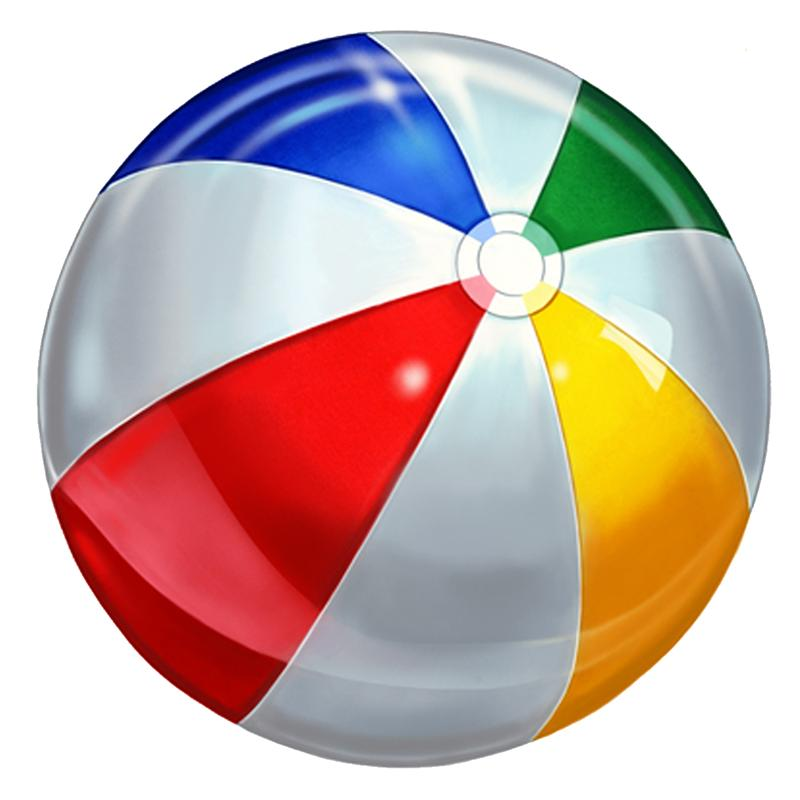
%> input picture Exercise 2/Pics and Videos/Initial/ball.jpg, 800 x 800 px
$ octave er7_final.m   (GNU Octave 9; MATLAB toolbox functions it lacks are replaced by stand-ins)
%> lines starting %> are read from the running program, lines starting %| are printed output that depends on the picture; in (x1, y1, x2, y2) boxes, pixels count from 0 and x2, y2 are one past the last pixel; in counts of white or black regions, pixels touching at a corner belong together; the program's own positions count from 1
clc; clear; close all;

% === Load Images ===
ball = im2double(imread('ball.jpg'));            % Ball image
ball_mask = im2double(rgb2gray(imread('ball_mask.jpg'))); % Mask (grayscale)
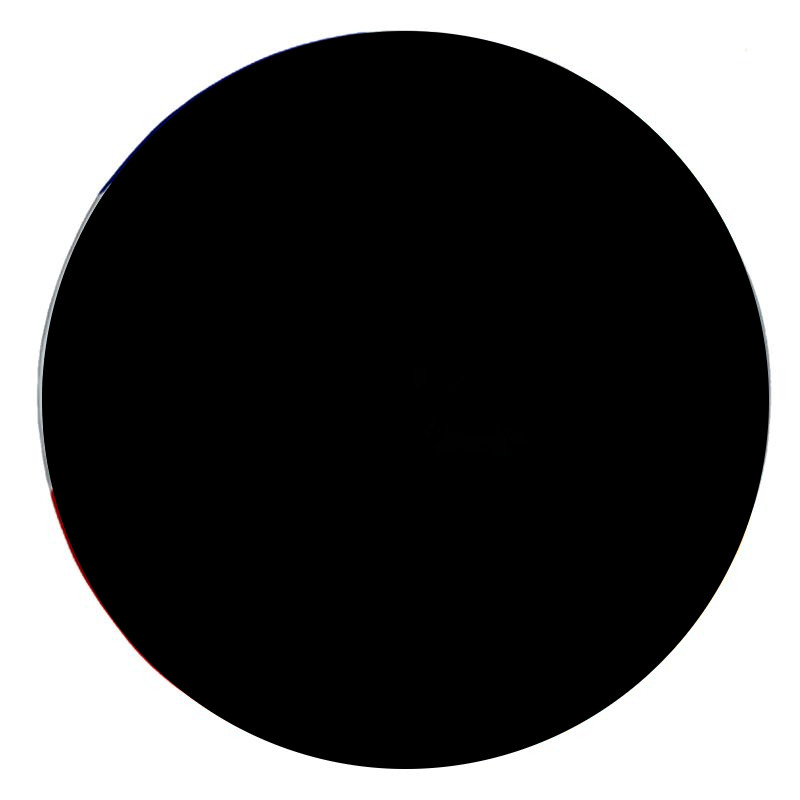
%> input picture Exercise 2/Pics and Videos/Initial/ball_mask.jpg, 800 x 800 px
%> ball_mask: size 800x800 double; min 0, max 1, mean 0.339
beach = im2double(imread('beach.jpg'));          % Background
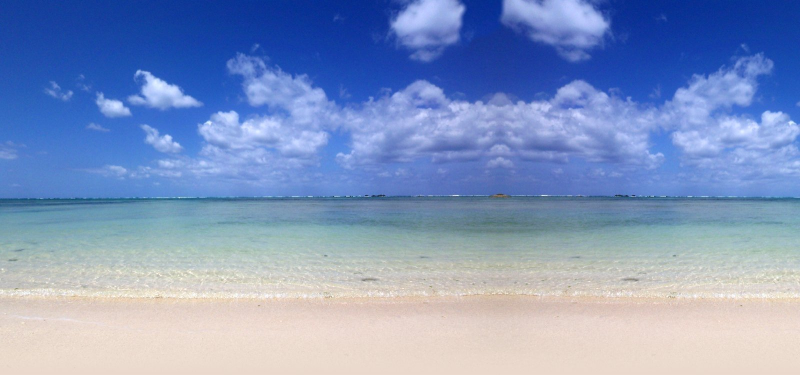
%> input picture Exercise 2/Pics and Videos/Initial/beach.jpg, 1600 x 749 px (shown at 1/2 size)

% === Invert the mask for direct blending ===
ball_mask = ~ball_mask;
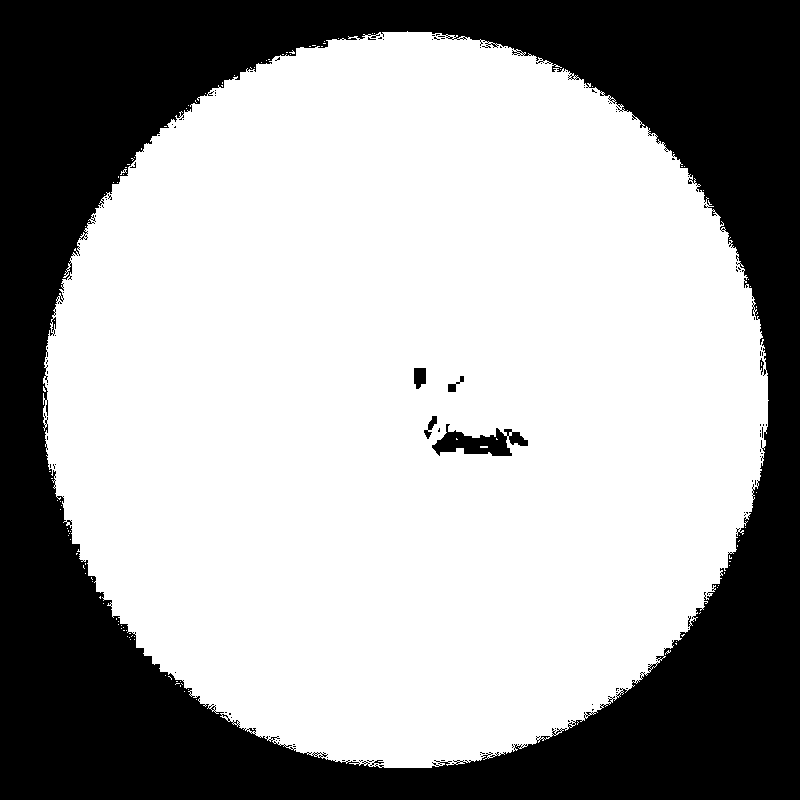
%> ball_mask: size 800x800 logical; 64.5% white; 114 black regions (107 under 20 px), largest, box (x1, y1, x2, y2) and area: (0, 0, 800, 800) 224867, (432, 424, 528, 456) 1547, (414, 368, 426, 389) 214

% === Parameters ===
fps = 30;                      % Frames per second
duration = 10;                 % Animation duration (seconds)
total_frames = fps * duration; % Total number of frames
ball_size = 150;               % Ball size
pad = 50;                      % Padding for rotation edge issues
initial_height = 300;          % Initial bounce height
num_bounces = 8;               % Number of bounces
decay_factor = 0.65;           % Height decay per bounce
rotation_speed = 90 / fps;    % Rotation increment per frame (degrees)

% === Resize Images ===
ball = imresize(ball, [ball_size ball_size]);
%> ball: size 150x150x3 double
ball_mask = imresize(ball_mask, [ball_size ball_size]);
%> ball_mask: size 150x150 logical; 64.4% white; 5 black regions (3 under 20 px), largest, box (x1, y1, x2, y2) and area: (0, 0, 150, 150) 7923, (80, 78, 99, 86) 64

% Add padding to ball and mask
padded_ball = padarray(ball, [pad pad 0], 0, 'both');
padded_mask = padarray(ball_mask, [pad pad], 0, 'both');
%> padded_mask: size 250x250 logical; 23.2% white; 1 white region, box (x1, y1, x2, y2) and area: (58, 56, 194, 194) 14500

% Get scene size
[sceneH, sceneW, ~] = size(beach);
%> sceneH = 749; sceneW = 1600
start_x = 100;
end_x = sceneW - 200;
%> end_x = 1400
ground_y = sceneH - 150;
%> ground_y = 599

% === Video Writer Setup ===
outputVideo = VideoWriter('ball_bounce.avi');
outputVideo.FrameRate = fps;
open(outputVideo);

% === Animation Loop ===
for frame = 1:total_frames
    % Copy the background frame
    current_frame = beach;

    % Horizontal movement
    x = start_x + (end_x - start_x) * (frame / total_frames);

    % Bounce height calculation (sinusoidal with decay)
    time_per_bounce = duration / num_bounces;
    local_time = mod((frame / fps), time_per_bounce);
    current_bounce = floor((frame / fps) / time_per_bounce);
    current_max_height = initial_height * (decay_factor ^ current_bounce);
    bounce_progress = local_time / time_per_bounce;
    y = ground_y - current_max_height * sin(bounce_progress * pi);

    % Ball rotation
    angle = -(frame * rotation_speed);
    rotated_ball = imrotate(padded_ball, angle, 'bilinear', 'crop');
    rotated_mask = imrotate(padded_mask, angle, 'bilinear', 'crop');

    % Ball position
    x_pos = round(x - size(rotated_ball, 2) / 2);
    y_pos = round(y - size(rotated_ball, 1) / 2);

    % Ensure ball stays within scene bounds
    x_pos = max(1, min(sceneW - size(rotated_ball, 2), x_pos));
    y_pos = max(1, min(sceneH - size(rotated_ball, 1), y_pos));

    % Region of Interest (ROI)
    roi = current_frame(y_pos:y_pos+size(rotated_ball,1)-1, ...
                        x_pos:x_pos+size(rotated_ball,2)-1, :);

    % Blend ball with the scene using mask
    for c = 1:3
        roi(:,:,c) = rotated_ball(:,:,c) .* rotated_mask + ...
                     roi(:,:,c) .* (1 - rotated_mask);
    end

    % Place the ROI back into the frame
    current_frame(y_pos:y_pos+size(rotated_ball,1)-1, ...
                  x_pos:x_pos+size(rotated_ball,2)-1, :) = roi;

    % Write the frame
    writeVideo(outputVideo, im2uint8(current_frame));
end
%> this loop made 300 passes
%> pass 1, `rotated_ball = imrotate(padded_ball, angle, 'bilinear', 'crop');`:
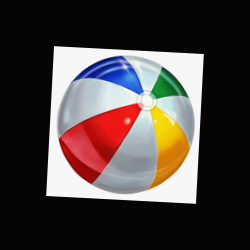
%> rotated_ball: size 250x250x3 double; mean R, G, B 0.285, 0.25, 0.241; mean of the top-left, top-right, bottom-left and bottom-right quarters 0.27, 0.279, 0.224, 0.262; drawn with min black and max white
%> pass 1, `rotated_mask = imrotate(padded_mask, angle, 'bilinear', 'crop');`:
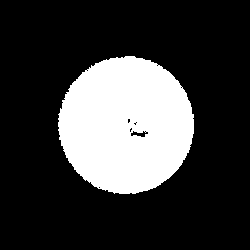
%> rotated_mask: size 250x250 logical; 23.2% white; 1 white region, box (x1, y1, x2, y2) and area: (58, 56, 194, 194) 14511
%> pass 1, `roi = current_frame(y_pos:y_pos+size(rotated_ball,1)-1, x_pos:x_pos+si..`:
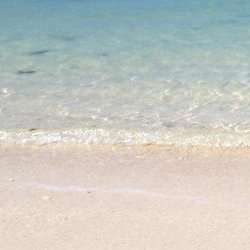
%> roi: size 250x250x3 double; mean R, G, B 0.773, 0.783, 0.761
%> after the loop:
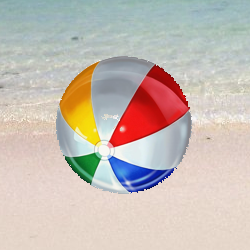
%> roi: size 250x250x3 double; mean R, G, B 0.797, 0.752, 0.718; drawn with min black and max white

% === Cleanup ===
close(outputVideo);
disp('Ball bounce animation created successfully!');
